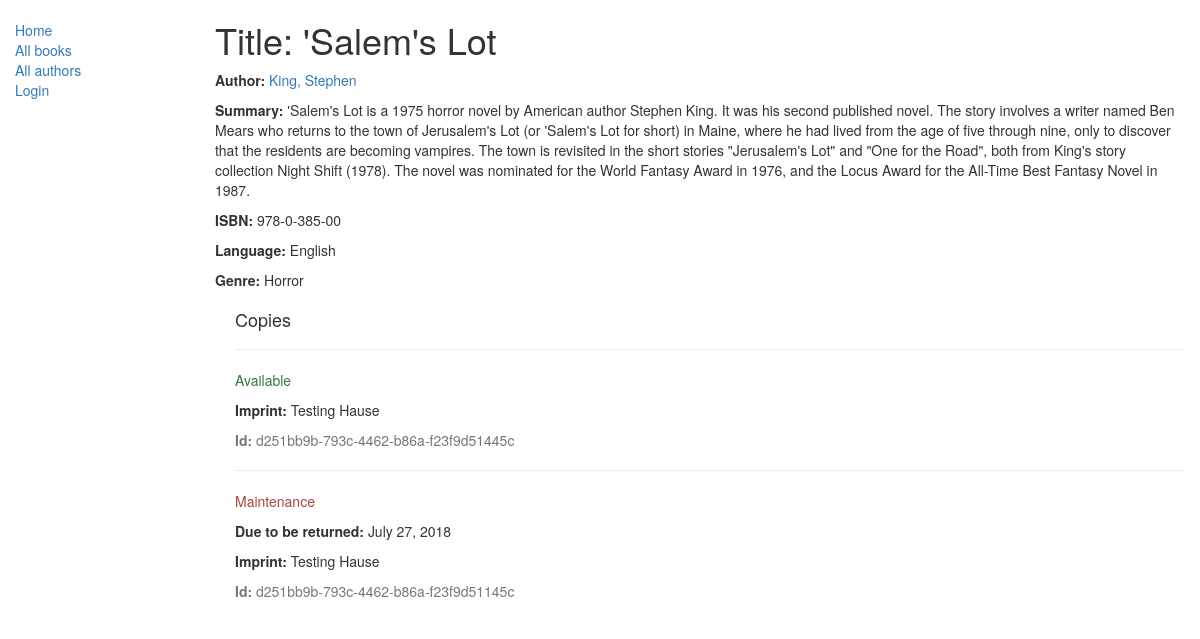
The app's page /catalog/book/7 with its own data.
### catalog/models.py (models this page shows, shortened)
class Book(models.Model):
	title = models.CharField(max_length=200)
	summary = models.TextField(max_length=1000, help_text="Enter a brief description of the book")
	isbn = models.CharField("ISBN", max_length=13, help_text="13 Character <a href='https://www.isbn-international.org/content/what-isbn'>ISBN number</a>")
	language = models.ForeignKey(NaturalLanguage, on_delete=models.SET_NULL, null=True)
	author = models.ForeignKey('Author', on_delete=models.SET_NULL, null=True)
	genre = models.ManyToManyField(Genre, help_text="Select a genre for this book")
	class Meta:
		ordering = ["title"]

class Author(models.Model):
	first_name = models.CharField(max_length=100)
	last_name = models.CharField(max_length=100)
	date_of_birth = models.DateField(null=True, blank=True)
	date_of_death = models.DateField('Died', null=True, blank=True)
	class Meta:
		ordering = ["last_name"]
	def __str__(self):
		return f'{self.last_name}, {self.first_name}'

class NaturalLanguage(models.Model):
	name = models.CharField(max_length=200, help_text="Enter the book's natural language (e.g. English, French etc.)")
	class Meta:
		ordering = ["name"]
	def __str__(self):
		return self.name

class Genre(models.Model):
	name = models.CharField(max_length=200, help_text="Enter a book genre (e.g. Science Fiction, French Poetry etc.)")
	class Meta:
		ordering = ["name"]
	def __str__(self):
		return self.name

class BookInstance(models.Model):
	LOAN_STATUS = (
		('m', 'Maintenance'),
		('o', 'On Loan'),
		('a', 'Available'),
		('r', 'Reserved'),
	)
	id = models.UUIDField(primary_key=True, default=uuid.uuid4, help_text="Unique ID for this particular book across whole library")
	book = models.ForeignKey('Book', on_delete=models.SET_NULL, null=True)
	imprint = models.CharField(max_length=200)
	due_back = models.DateField(null=True, blank=True)
	status = models.CharField(max_length=1, choices=LOAN_STATUS, blank=True, default='m', help_text="Book availability")
	borrower = models.ForeignKey(User, on_delete=models.SET_NULL, null=True, blank=True)
	class Meta:
		ordering = ["due_back"]

### catalog/views.py (the view)
# urls.py: path('book/<int:pk>', views.BookDetailView.as_view(), name='book-detail'),
class BookDetailView(generic.DetailView):
	model = Book

### catalog/templates/catalog/book_detail.html (shortened to what this page needs)
{% extends "base_generic.html" %}
{% block content %}
	<h1>Title: {{ book.title }}</h1>
	<p><strong>Author: </strong> <a href="{% url 'author-detail' book.author.pk %}">{{ book.author }}</a></p>
	<p><strong>Summary: </strong>{{ book.summary }}</p>
	<p><strong>ISBN: </strong>{{ book.isbn }}</p>
	<p><strong>Language: </strong>{{ book.language }}</p>
	<p><strong>Genre: </strong>{% for genre in book.genre.all %} {{ genre }} {% if not forloop.last %}, {% endif %} {% endfor %}</p>
	<div style="margin-left: 20px; margin-top: 20px;">
		<h4>Copies</h4>
		{% for copy in book.bookinstance_set.all %}
		<hr>
		<p class="{% if copy.status == 'a' %}text-success{% elif copy.status == 'm' %}text-danger{% else %}text-warning{% endif %}">{{ copy.get_status_display }}</p>
		{% if copy.status != 'a' %}<p><strong>Due to be returned: </strong> {{ copy.due_back }}</p>{% endif %}
		<p><strong>Imprint: </strong>{{ copy.imprint }}</p>
		<p class="text-muted"><strong>Id: </strong>{{copy.id}}</p>
		{% endfor %}
	</div>
{% endblock %}

### records on screen
Book: title "'Salem's Lot", author "King, Stephen", summary "'Salem's Lot is a 1975 horror novel by American author Stephen King. It was his second published novel. The story involves a writer named Ben Mears who returns to the town of Jerusalem's Lot (or 'Salem's Lot for short) in Maine, where he had lived from the age of five through nine, only to discover that the residents are becoming vampires. The town is revisited in the short stories \"Jerusalem's Lot\" and \"One for the Road\", both from King's story collection Night Shift (1978). The novel was nominated for the World Fantasy Award in 1976, and the Locus Award for the All-Time Best Fantasy Novel in 1987.", isbn "978-0-385-00", language "English"
Genre: name "Horror"
BookInstance: status "Available", imprint "Testing Hause", id "d251bb9b-793c-4462-b86a-f23f9d51445c"
BookInstance: status "Maintenance", due_back "July 27, 2018", imprint "Testing Hause", id "d251bb9b-793c-4462-b86a-f23f9d51145c"
